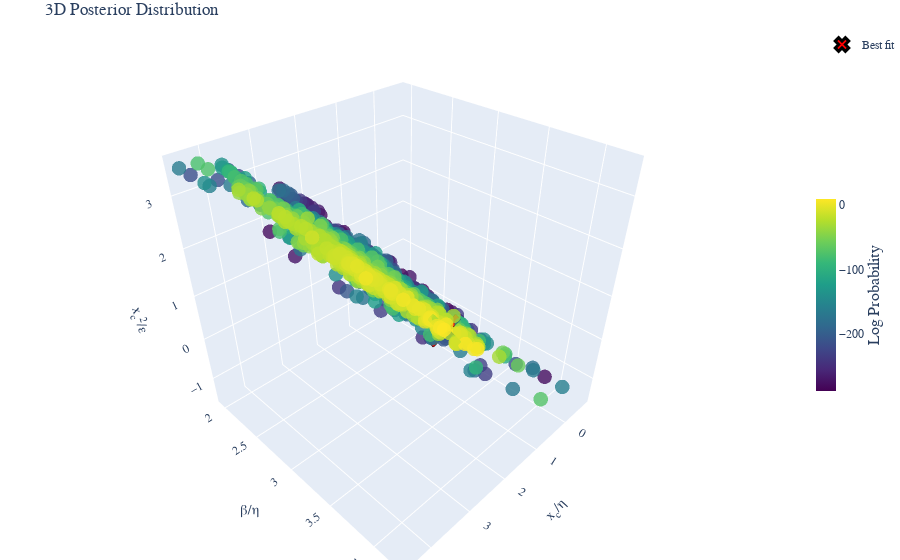

The notebook cell this image was saved under:
### Code cell
fig =post.plot_posterior3D_interactive([0,1,2],labels=labels_trans, truths=np.log(truths_trans),truth_label="Best fit" )
# Save the figure using matplotlib's savefig instead of plotly's write_image
fig.show()
if SAVE_PRODUCTS:
    # Save the figure as HTML
    html_file_name = config_name+test_str+'_3D_plot'
    if subfolder is not None:
        html_file_name = os.path.join(subfolder, html_file_name)
    html_path = os.path.join(Products_folder, 'html_3d_plots', f'{html_file_name}.html')
    # Create directory if it doesn't exist
    os.makedirs(os.path.dirname(html_path), exist_ok=True)
    fig.write_html(html_path)

### Figure 1 — Plotly figure (JSON) as saved in the notebook; plotly's stock layout.template omitted (floating-point values rounded to 4 significant figures; data arrays with more than 128 entries replaced by an {"elided": "..."} marker saying what was removed)
{"data": [{"marker": {"color": {"elided": "1110 float values"}, "colorbar": {"len": 0.4, "thickness": 20, "title": {"font": {"size": 16}, "side": "right", "text": "Log Probability"}, "x": 1.0, "y": 0.5}, "colorscale": [[0.0, "#440154"], [0.1111, "#482878"], [0.2222, "#3e4989"], [0.3333, "#31688e"], [0.4444, "#26828e"], [0.5556, "#1f9e89"], [0.6667, "#35b779"], [0.7778, "#6ece58"], [0.8889, "#b5de2b"], [1.0, "#fde725"]], "opacity": 0.8, "size": 5}, "mode": "markers", "name": "Posterior", "scene": "scene", "showlegend": false, "type": "scatter3d", "x": {"elided": "1110 float values"}, "y": {"elided": "1110 float values"}, "z": {"elided": "1110 float values"}}, {"marker": {"color": "red", "line": {"color": "black", "width": 3}, "size": 12, "symbol": "x"}, "mode": "markers", "name": "Best fit", "scene": "scene", "showlegend": true, "type": "scatter3d", "x": [1.452], "y": [3.379], "z": [0.321]}], "layout": {"font": {"family": "Computer Modern"}, "margin": {"b": 0, "l": 0, "r": 0, "t": 30}, "scene": {"aspectmode": "cube", "xaxis": {"exponentformat": "e", "showexponent": "all", "title": {"font": {"size": 14}, "text": "x<sub>c</sub>/η"}}, "yaxis": {"exponentformat": "e", "showexponent": "all", "title": {"font": {"size": 14}, "text": "β/η"}}, "zaxis": {"exponentformat": "e", "showexponent": "all", "title": {"font": {"size": 14}, "text": "x<sub>c</sub><sup>2</sup>/ε"}}}, "title": {"text": "3D Posterior Distribution"}}}
